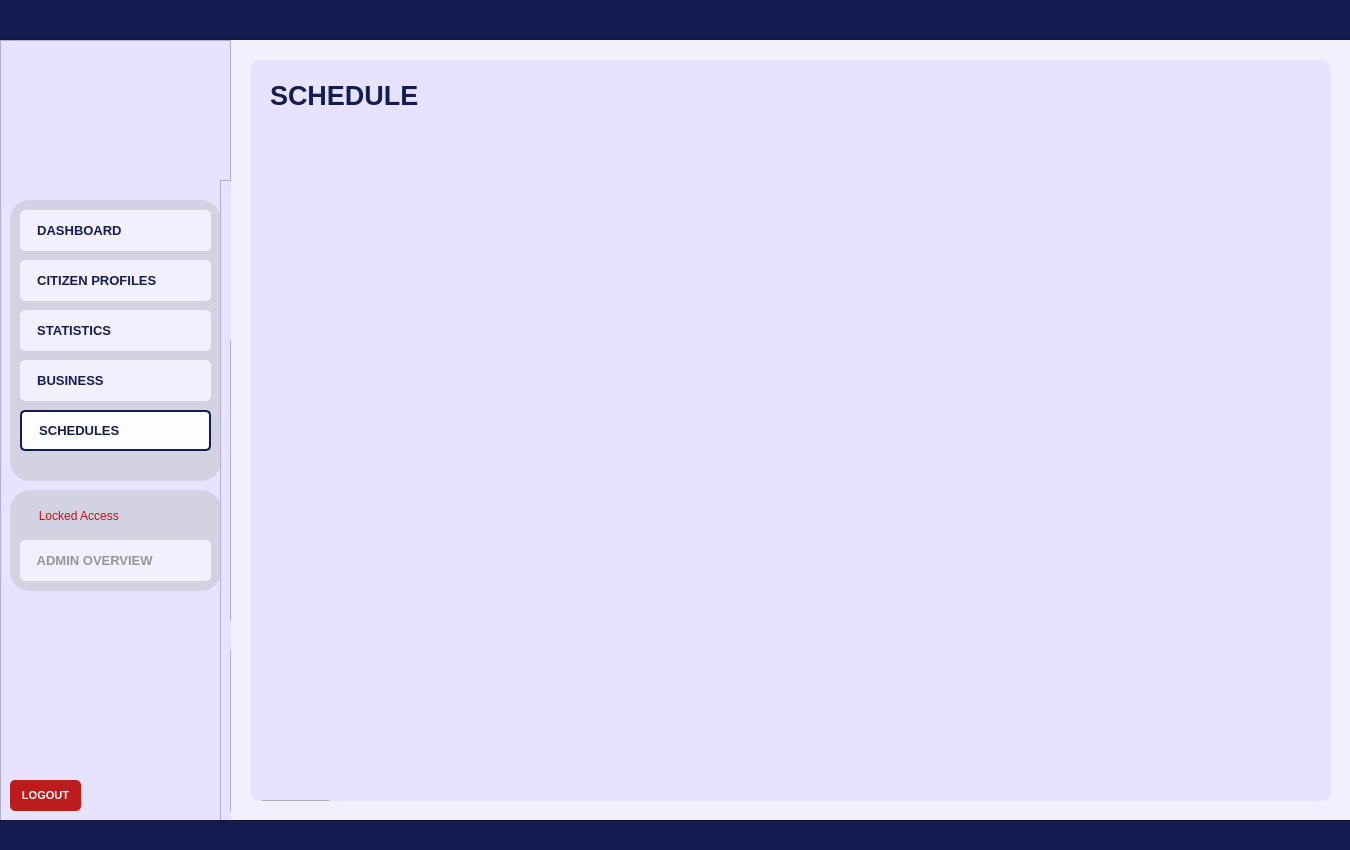
<?xml version="1.0" encoding="UTF-8"?>
<ui version="4.0">
 <class>User_dashboardWidget</class>
 <widget class="QWidget" name="User_dashboardWidget">
  <property name="geometry">
   <rect>
    <x>0</x>
    <y>0</y>
    <width>1350</width>
    <height>850</height>
   </rect>
  </property>
  <property name="sizePolicy">
   <sizepolicy hsizetype="Fixed" vsizetype="Fixed">
    <horstretch>0</horstretch>
    <verstretch>0</verstretch>
   </sizepolicy>
  </property>
  <property name="maximumSize">
   <size>
    <width>1350</width>
    <height>850</height>
   </size>
  </property>
  <property name="windowTitle">
   <string>Form</string>
  </property>
  <property name="styleSheet">
   <string notr="true">#User_dashboardWidget{
	background-color: #f2efff;
}</string>
  </property>
  <widget class="QFrame" name="baseNavFrame">
   <property name="geometry">
    <rect>
     <x>0</x>
     <y>40</y>
     <width>231</width>
     <height>781</height>
    </rect>
   </property>
   <property name="styleSheet">
    <string notr="true">#baseNavFrame {
	background-color: #e7e2ff;
}</string>
   </property>
   <property name="frameShape">
    <enum>QFrame::Shape::StyledPanel</enum>
   </property>
   <property name="frameShadow">
    <enum>QFrame::Shadow::Raised</enum>
   </property>
   <widget class="QFrame" name="baseNavFramesub1">
    <property name="geometry">
     <rect>
      <x>10</x>
      <y>160</y>
      <width>211</width>
      <height>281</height>
     </rect>
    </property>
    <property name="autoFillBackground">
     <bool>false</bool>
    </property>
    <property name="styleSheet">
     <string notr="true">#baseNavFramesub1{
	background-color: #d3d2e2;
	border-radius: 20px;
	border: 2px solid #d3d2e2;
	opacity: 0.1;
}</string>
    </property>
    <property name="frameShape">
     <enum>QFrame::Shape::StyledPanel</enum>
    </property>
    <property name="frameShadow">
     <enum>QFrame::Shadow::Raised</enum>
    </property>
    <widget class="QPushButton" name="nav_buttonDashboard">
     <property name="geometry">
      <rect>
       <x>10</x>
       <y>10</y>
       <width>191</width>
       <height>41</height>
      </rect>
     </property>
     <property name="font">
      <font>
       <family>Arial</family>
       <pointsize>10</pointsize>
       <bold>true</bold>
      </font>
     </property>
     <property name="cursor">
      <cursorShape>PointingHandCursor</cursorShape>
     </property>
     <property name="layoutDirection">
      <enum>Qt::LayoutDirection::LeftToRight</enum>
     </property>
     <property name="styleSheet">
      <string notr="true">#nav_buttonDashboard {
    background-color: #f2efff;
    color: #141c52;
    border-radius: 5px;
	text-align: left;
	padding: 10px;
}
#nav_buttonDashboard:hover {
    background-color: #fdfdff; /* Slightly lighter blue when hovered */
}
#nav_buttonDashboard:pressed {
    background-color: #e7e5f4; /* Darker blue when clicked */
}</string>
     </property>
     <property name="text">
      <string>  DASHBOARD</string>
     </property>
     <property name="icon">
      <iconset>
       <normaloff>../Assets/icon_dashboard.svg</normaloff>../Assets/icon_dashboard.svg</iconset>
     </property>
     <property name="iconSize">
      <size>
       <width>30</width>
       <height>30</height>
      </size>
     </property>
    </widget>
    <widget class="QPushButton" name="nav_buttonCitizenProfiles">
     <property name="geometry">
      <rect>
       <x>10</x>
       <y>60</y>
       <width>191</width>
       <height>41</height>
      </rect>
     </property>
     <property name="font">
      <font>
       <family>Arial</family>
       <pointsize>10</pointsize>
       <bold>true</bold>
      </font>
     </property>
     <property name="cursor">
      <cursorShape>PointingHandCursor</cursorShape>
     </property>
     <property name="styleSheet">
      <string notr="true">#nav_buttonCitizenProfiles {
    background-color: #f2efff;
    color: #141c52;
    border-radius: 5px;
	text-align: left;;
    padding: 10px; /* Optional: Adjusts spacing inside the button */
}
#nav_buttonCitizenProfiles:hover {
    background-color: #fdfdff; /* Slightly lighter blue when hovered */
}
#nav_buttonCitizenProfiles:pressed {
    background-color: #e7e5f4; /* Darker blue when clicked */
}</string>
     </property>
     <property name="text">
      <string>  CITIZEN PROFILES</string>
     </property>
     <property name="icon">
      <iconset>
       <normaloff>../Assets/icon_citizenprofiles.svg</normaloff>../Assets/icon_citizenprofiles.svg</iconset>
     </property>
     <property name="iconSize">
      <size>
       <width>30</width>
       <height>30</height>
      </size>
     </property>
    </widget>
    <widget class="QPushButton" name="nav_buttonStatistics">
     <property name="geometry">
      <rect>
       <x>10</x>
       <y>110</y>
       <width>191</width>
       <height>41</height>
      </rect>
     </property>
     <property name="font">
      <font>
       <family>Arial</family>
       <pointsize>10</pointsize>
       <bold>true</bold>
      </font>
     </property>
     <property name="cursor">
      <cursorShape>PointingHandCursor</cursorShape>
     </property>
     <property name="styleSheet">
      <string notr="true">#nav_buttonStatistics {
    background-color: #f2efff;
    color: #141c52;
    border-radius: 5px;
	text-align: left;
    padding: 10px; /* Optional: Adjusts spacing inside the button */
}
#nav_buttonStatistics:hover {
    background-color: #fdfdff; /* Slightly lighter blue when hovered */
}
#nav_buttonStatistics:pressed {
    background-color: #e7e5f4; /* Darker blue when clicked */
}
</string>
     </property>
     <property name="text">
      <string>  STATISTICS</string>
     </property>
     <property name="icon">
      <iconset>
       <normaloff>../Assets/icon_statistics.svg</normaloff>../Assets/icon_statistics.svg</iconset>
     </property>
     <property name="iconSize">
      <size>
       <width>30</width>
       <height>30</height>
      </size>
     </property>
    </widget>
    <widget class="QPushButton" name="nav_buttonSchedules">
     <property name="geometry">
      <rect>
       <x>10</x>
       <y>210</y>
       <width>191</width>
       <height>41</height>
      </rect>
     </property>
     <property name="font">
      <font>
       <family>Arial</family>
       <pointsize>10</pointsize>
       <bold>true</bold>
      </font>
     </property>
     <property name="cursor">
      <cursorShape>PointingHandCursor</cursorShape>
     </property>
     <property name="styleSheet">
      <string notr="true">#nav_buttonSchedules {
    background-color: #fdfdff;
    color: #141c52;
    border-radius: 5px;
	border: 2px solid #141c52; 
	text-align: left;
    padding: 10px; /* Optional: Adjusts spacing inside the button */
}
</string>
     </property>
     <property name="text">
      <string>  SCHEDULES</string>
     </property>
     <property name="icon">
      <iconset>
       <normaloff>../Assets/icon_schedule.svg</normaloff>../Assets/icon_schedule.svg</iconset>
     </property>
     <property name="iconSize">
      <size>
       <width>30</width>
       <height>30</height>
      </size>
     </property>
    </widget>
    <widget class="QPushButton" name="nav_buttonBusiness">
     <property name="geometry">
      <rect>
       <x>10</x>
       <y>160</y>
       <width>191</width>
       <height>41</height>
      </rect>
     </property>
     <property name="font">
      <font>
       <family>Arial</family>
       <pointsize>10</pointsize>
       <bold>true</bold>
      </font>
     </property>
     <property name="cursor">
      <cursorShape>PointingHandCursor</cursorShape>
     </property>
     <property name="autoFillBackground">
      <bool>false</bool>
     </property>
     <property name="styleSheet">
      <string notr="true">#nav_buttonBusiness {
    background-color: #f2efff;
    color: #141c52;
    border-radius: 5px;
	text-align: left;
    padding: 10px; /* Optional: Adjusts spacing inside the button */
}
#nav_buttonBusiness:hover {
    background-color: #fdfdff; /* Slightly lighter blue when hovered */
}
#nav_buttonBusiness:pressed {
    background-color: #e7e5f4; /* Darker blue when clicked */
}
</string>
     </property>
     <property name="text">
      <string>  BUSINESS</string>
     </property>
     <property name="icon">
      <iconset>
       <normaloff>../Assets/icon_business.svg</normaloff>../Assets/icon_business.svg</iconset>
     </property>
     <property name="iconSize">
      <size>
       <width>30</width>
       <height>30</height>
      </size>
     </property>
    </widget>
   </widget>
   <widget class="QFrame" name="baseNavFramesub2">
    <property name="geometry">
     <rect>
      <x>10</x>
      <y>450</y>
      <width>211</width>
      <height>101</height>
     </rect>
    </property>
    <property name="autoFillBackground">
     <bool>false</bool>
    </property>
    <property name="styleSheet">
     <string notr="true">#baseNavFramesub2{
	background-color: #d3d2e2;
	border-radius: 20px;
	border: 2px solid #d3d2e2;
	opacity: 0.1;
}</string>
    </property>
    <property name="frameShape">
     <enum>QFrame::Shape::StyledPanel</enum>
    </property>
    <property name="frameShadow">
     <enum>QFrame::Shadow::Raised</enum>
    </property>
    <widget class="QPushButton" name="nav_buttonAdminOverview">
     <property name="geometry">
      <rect>
       <x>10</x>
       <y>50</y>
       <width>191</width>
       <height>41</height>
      </rect>
     </property>
     <property name="font">
      <font>
       <family>Arial</family>
       <pointsize>10</pointsize>
       <bold>true</bold>
      </font>
     </property>
     <property name="cursor">
      <cursorShape>ForbiddenCursor</cursorShape>
     </property>
     <property name="styleSheet">
      <string notr="true">#nav_buttonAdminOverview {
    background-color: #f2efff;
    color: #969696;
    border-radius: 5px;
	text-align: left;
    padding: 10px; /* Optional: Adjusts spacing inside the button */
}
/*#nav_buttonAdminOverview:hover {
    background-color: #fdfdff;
}
#nav_buttonAdminOverview:pressed {
    background-color: #e7e5f4; 
}*/</string>
     </property>
     <property name="text">
      <string>  ADMIN OVERVIEW</string>
     </property>
     <property name="icon">
      <iconset>
       <normaloff>../Assets/icon_adminoverview_off.svg</normaloff>../Assets/icon_adminoverview_off.svg</iconset>
     </property>
     <property name="iconSize">
      <size>
       <width>30</width>
       <height>30</height>
      </size>
     </property>
    </widget>
    <widget class="QPushButton" name="nav_isLocked">
     <property name="geometry">
      <rect>
       <x>10</x>
       <y>10</y>
       <width>111</width>
       <height>31</height>
      </rect>
     </property>
     <property name="styleSheet">
      <string notr="true">#nav_isLocked{
	background-color: #d3d2e2;
	border-radius: 20px;
	border: 2px solid #d3d2e2;
	opacity: 0.1;
	color: #c01111;
}</string>
     </property>
     <property name="text">
      <string>  Locked Access</string>
     </property>
     <property name="icon">
      <iconset>
       <normaloff>../../../../../../Downloads/icon_isLocked.svg</normaloff>../../../../../../Downloads/icon_isLocked.svg</iconset>
     </property>
     <property name="iconSize">
      <size>
       <width>20</width>
       <height>20</height>
      </size>
     </property>
    </widget>
   </widget>
   <widget class="QLabel" name="nav_imageLogo">
    <property name="geometry">
     <rect>
      <x>70</x>
      <y>30</y>
      <width>91</width>
      <height>91</height>
     </rect>
    </property>
    <property name="font">
     <font>
      <family>Arial</family>
      <pointsize>18</pointsize>
      <bold>true</bold>
     </font>
    </property>
    <property name="styleSheet">
     <string notr="true">#nav_imageLogo{	
	background-color: transparent;
	color: #ffffff;
}
</string>
    </property>
    <property name="text">
     <string/>
    </property>
    <property name="pixmap">
     <pixmap>../Assets/logo_brgyClear.png</pixmap>
    </property>
    <property name="scaledContents">
     <bool>true</bool>
    </property>
   </widget>
   <widget class="QPushButton" name="logout_buttonLogout">
    <property name="geometry">
     <rect>
      <x>10</x>
      <y>740</y>
      <width>71</width>
      <height>31</height>
     </rect>
    </property>
    <property name="font">
     <font>
      <family>Arial</family>
      <pointsize>8</pointsize>
      <bold>true</bold>
     </font>
    </property>
    <property name="cursor">
     <cursorShape>PointingHandCursor</cursorShape>
    </property>
    <property name="styleSheet">
     <string notr="true">#logout_buttonLogout {
    background-color: #bc1c1c;
    color: white;
    border-radius: 5px;
    padding: 10px; /* Optional: Adjusts spacing inside the button */
}
#logout_buttonLogout:hover {
    background-color: #d82020; /* Slightly lighter blue when hovered */
}
#logout_buttonLogout:pressed {
    background-color: #8c1515; /* Darker blue when clicked */
}</string>
    </property>
    <property name="text">
     <string>LOGOUT</string>
    </property>
   </widget>
   <widget class="QFrame" name="baseNavFrame_2">
    <property name="geometry">
     <rect>
      <x>220</x>
      <y>140</y>
      <width>231</width>
      <height>781</height>
     </rect>
    </property>
    <property name="styleSheet">
     <string notr="true">background-color: #e7e2ff;</string>
    </property>
    <property name="frameShape">
     <enum>QFrame::Shape::StyledPanel</enum>
    </property>
    <property name="frameShadow">
     <enum>QFrame::Shadow::Raised</enum>
    </property>
    <widget class="QFrame" name="baseNavFramesub1_2">
     <property name="geometry">
      <rect>
       <x>10</x>
       <y>160</y>
       <width>211</width>
       <height>281</height>
      </rect>
     </property>
     <property name="autoFillBackground">
      <bool>false</bool>
     </property>
     <property name="styleSheet">
      <string notr="true">#baseNavFramesub1{
	background-color: #d3d2e2;
	border-radius: 20px;
	border: 2px solid #d3d2e2;
	opacity: 0.1;
}</string>
     </property>
     <property name="frameShape">
      <enum>QFrame::Shape::StyledPanel</enum>
     </property>
     <property name="frameShadow">
      <enum>QFrame::Shadow::Raised</enum>
     </property>
    </widget>
    <widget class="QFrame" name="baseNavFramesub2_2">
     <property name="geometry">
      <rect>
       <x>10</x>
       <y>470</y>
       <width>211</width>
       <height>161</height>
      </rect>
     </property>
     <property name="autoFillBackground">
      <bool>false</bool>
     </property>
     <property name="styleSheet">
      <string notr="true">#baseNavFramesub2{
	background-color: #d3d2e2;
	border-radius: 20px;
	border: 2px solid #d3d2e2;
	opacity: 0.1;
}</string>
     </property>
     <property name="frameShape">
      <enum>QFrame::Shape::StyledPanel</enum>
     </property>
     <property name="frameShadow">
      <enum>QFrame::Shadow::Raised</enum>
     </property>
    </widget>
    <widget class="QLabel" name="login_imageLogo_2">
     <property name="geometry">
      <rect>
       <x>70</x>
       <y>30</y>
       <width>91</width>
       <height>91</height>
      </rect>
     </property>
     <property name="font">
      <font>
       <family>Arial</family>
       <pointsize>18</pointsize>
       <bold>true</bold>
      </font>
     </property>
     <property name="styleSheet">
      <string notr="true">#login_imageLogo{	
	background-color: transparent;
	color: #ffffff;
}
</string>
     </property>
     <property name="text">
      <string/>
     </property>
     <property name="pixmap">
      <pixmap>../Assets/logo_brgyClear.png</pixmap>
     </property>
     <property name="scaledContents">
      <bool>true</bool>
     </property>
    </widget>
    <widget class="QPushButton" name="logout_buttonLogout_2">
     <property name="geometry">
      <rect>
       <x>10</x>
       <y>740</y>
       <width>71</width>
       <height>31</height>
      </rect>
     </property>
     <property name="font">
      <font>
       <family>Arial</family>
       <pointsize>8</pointsize>
       <bold>true</bold>
      </font>
     </property>
     <property name="cursor">
      <cursorShape>PointingHandCursor</cursorShape>
     </property>
     <property name="styleSheet">
      <string notr="true">#logout_buttonLogout {
    background-color: #bc1c1c;
    color: white;
    border-radius: 5px;
    padding: 10px; /* Optional: Adjusts spacing inside the button */
}
#logout_buttonLogout:hover {
    background-color: #d82020; /* Slightly lighter blue when hovered */
}
#logout_buttonLogout:pressed {
    background-color: #8c1515; /* Darker blue when clicked */
}</string>
     </property>
     <property name="text">
      <string>LOGOUT</string>
     </property>
    </widget>
   </widget>
  </widget>
  <widget class="QFrame" name="border_blueLines1">
   <property name="geometry">
    <rect>
     <x>-10</x>
     <y>-1</y>
     <width>1371</width>
     <height>41</height>
    </rect>
   </property>
   <property name="styleSheet">
    <string notr="true">#border_blueLines1{
	background-color: #141c52;
}
</string>
   </property>
   <property name="frameShape">
    <enum>QFrame::Shape::StyledPanel</enum>
   </property>
   <property name="frameShadow">
    <enum>QFrame::Shadow::Raised</enum>
   </property>
  </widget>
  <widget class="QFrame" name="border_blueLines2">
   <property name="geometry">
    <rect>
     <x>-10</x>
     <y>820</y>
     <width>1381</width>
     <height>31</height>
    </rect>
   </property>
   <property name="styleSheet">
    <string notr="true">#border_blueLines2{
	background-color: #141c52;
}
</string>
   </property>
   <property name="frameShape">
    <enum>QFrame::Shape::StyledPanel</enum>
   </property>
   <property name="frameShadow">
    <enum>QFrame::Shadow::Raised</enum>
   </property>
  </widget>
  <widget class="QFrame" name="baseBodyFrame">
   <property name="geometry">
    <rect>
     <x>250</x>
     <y>60</y>
     <width>1081</width>
     <height>741</height>
    </rect>
   </property>
   <property name="styleSheet">
    <string notr="true">#baseBodyFrame {
	background-color: #e7e2ff;
	border: none;
	border-radius: 10px;
}</string>
   </property>
   <property name="frameShape">
    <enum>QFrame::Shape::StyledPanel</enum>
   </property>
   <property name="frameShadow">
    <enum>QFrame::Shadow::Raised</enum>
   </property>
   <widget class="QPushButton" name="logout_buttonLogout_3">
    <property name="geometry">
     <rect>
      <x>10</x>
      <y>740</y>
      <width>71</width>
      <height>31</height>
     </rect>
    </property>
    <property name="font">
     <font>
      <family>Arial</family>
      <pointsize>8</pointsize>
      <bold>true</bold>
     </font>
    </property>
    <property name="cursor">
     <cursorShape>PointingHandCursor</cursorShape>
    </property>
    <property name="styleSheet">
     <string notr="true">#logout_buttonLogout {
    background-color: #bc1c1c;
    color: white;
    border-radius: 5px;
    padding: 10px; /* Optional: Adjusts spacing inside the button */
}
#logout_buttonLogout:hover {
    background-color: #d82020; /* Slightly lighter blue when hovered */
}
#logout_buttonLogout:pressed {
    background-color: #8c1515; /* Darker blue when clicked */
}</string>
    </property>
    <property name="text">
     <string>LOGOUT</string>
    </property>
   </widget>
   <widget class="QLabel" name="title_bodySchedule">
    <property name="geometry">
     <rect>
      <x>20</x>
      <y>20</y>
      <width>381</width>
      <height>31</height>
     </rect>
    </property>
    <property name="font">
     <font>
      <family>Arial</family>
      <pointsize>20</pointsize>
      <bold>true</bold>
     </font>
    </property>
    <property name="styleSheet">
     <string notr="true">#title_bodySchedule {
	background-color: transparent;
	color: #141c52;
}
</string>
    </property>
    <property name="text">
     <string>SCHEDULE</string>
    </property>
   </widget>
  </widget>
 </widget>
 <resources/>
 <connections/>
</ui>
